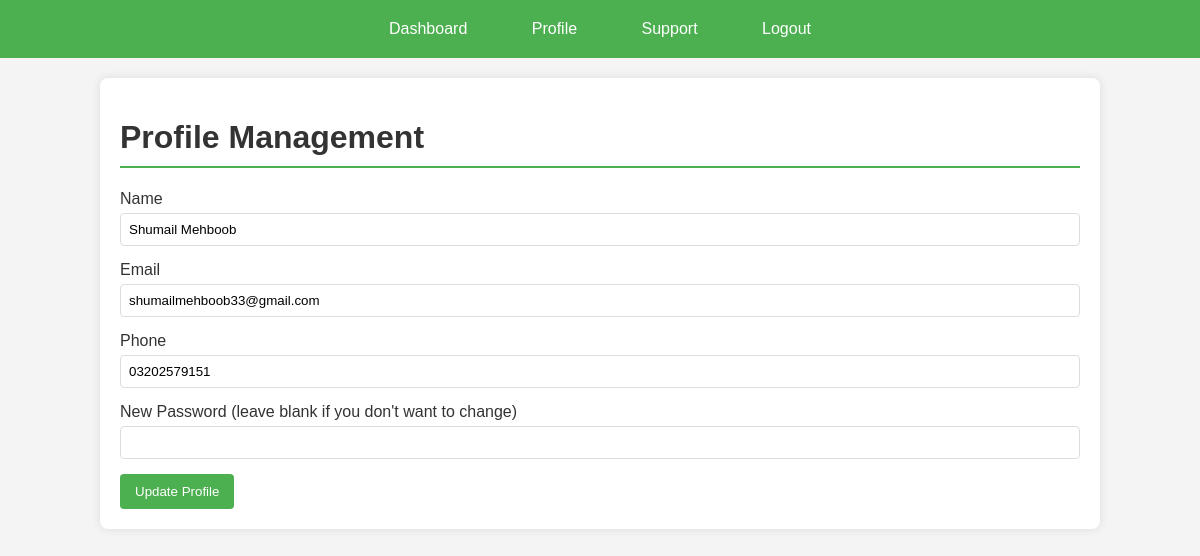
The app's page /profile.php (signed in) with its own data.
### tables this page shows
CREATE TABLE `users` (
  `id` int NOT NULL,
  `name` varchar(255) NOT NULL,
  `email` varchar(255) NOT NULL,
  `password` varchar(255) NOT NULL,
  `phone` varchar(20) DEFAULT NULL,
  `laptop_model` varchar(255) DEFAULT NULL,
  `laptop_configuration` text,
  `serial_number` varchar(255) DEFAULT NULL,
  `photos` text,
  `cnic` varchar(20) DEFAULT NULL,
  `payment_type` enum('cash','installment') DEFAULT NULL
);

### profile.php (the view, shortened to what this page needs)
<?php
include 'db.php';
$user_id = $_SESSION['user_id'];
$sql = "SELECT * FROM users WHERE id='$user_id'";
$result = $conn->query($sql);
$user = $result->fetch_assoc();
?>
<!DOCTYPE html>
<html lang="en">
<head>
</head>
<body>
    <div class="navbar">
        <a href="dashboard.php">Dashboard</a>
        <a href="profile.php">Profile</a>
        <a href="support.php">Support</a>
        <a href="logout.php">Logout</a>
    </div>
    <div class="container">
        <h1>Profile Management</h1>
        <form method="post" action="profile.php">
            <div class="form-group">
                <label for="name">Name</label>
                <input type="text" id="name" name="name" value="<?php echo htmlspecialchars($user['name']); ?>" required>
            </div>
            <div class="form-group">
                <label for="email">Email</label>
                <input type="email" id="email" name="email" value="<?php echo htmlspecialchars($user['email']); ?>" required>
            </div>
            <div class="form-group">
                <label for="phone">Phone</label>
                <input type="text" id="phone" name="phone" value="<?php echo htmlspecialchars($user['phone']); ?>" required>
            </div>
            <div class="form-group">
                <label for="password">New Password (leave blank if you don't want to change)</label>
                <input type="password" id="password" name="password">
            </div>
            <button type="submit" class="btn">Update Profile</button>
        </form>
    </div>
</body>
</html>

### profile.php (style rules this page uses)
body { font-family: Arial, sans-serif; margin: 0; padding: 0; background-color: #f4f4f4; color: #333; }
.container { width: 80%; margin: 20px auto; padding: 20px; background-color: #fff; box-shadow: 0 0 10px rgba(0, 0, 0, 0.1); border-radius: 8px; }
h1, h2 { color: #333; }
h1 { border-bottom: 2px solid #4caf50; padding-bottom: 10px; }
.navbar { background-color: #4caf50; padding: 10px; text-align: center; margin-bottom: 20px; }
.navbar a { color: #fff; text-decoration: none; padding: 10px 20px; display: inline-block; margin: 0 10px; }
.form-group { margin-bottom: 15px; }
label { display: block; margin-bottom: 5px; }
input[type="text"], input[type="email"], input[type="password"] { width: 100%; padding: 8px; box-sizing: border-box; border: 1px solid #ddd; border-radius: 4px; }
.btn { padding: 10px 15px; color: #fff; background-color: #4caf50; border: none; border-radius: 4px; text-decoration: none; display: inline-block; text-align: center; cursor: pointer; }

### records on screen
users: name "Shumail Mehboob", email "shumailmehboob33@gmail.com", phone "03202579151"
